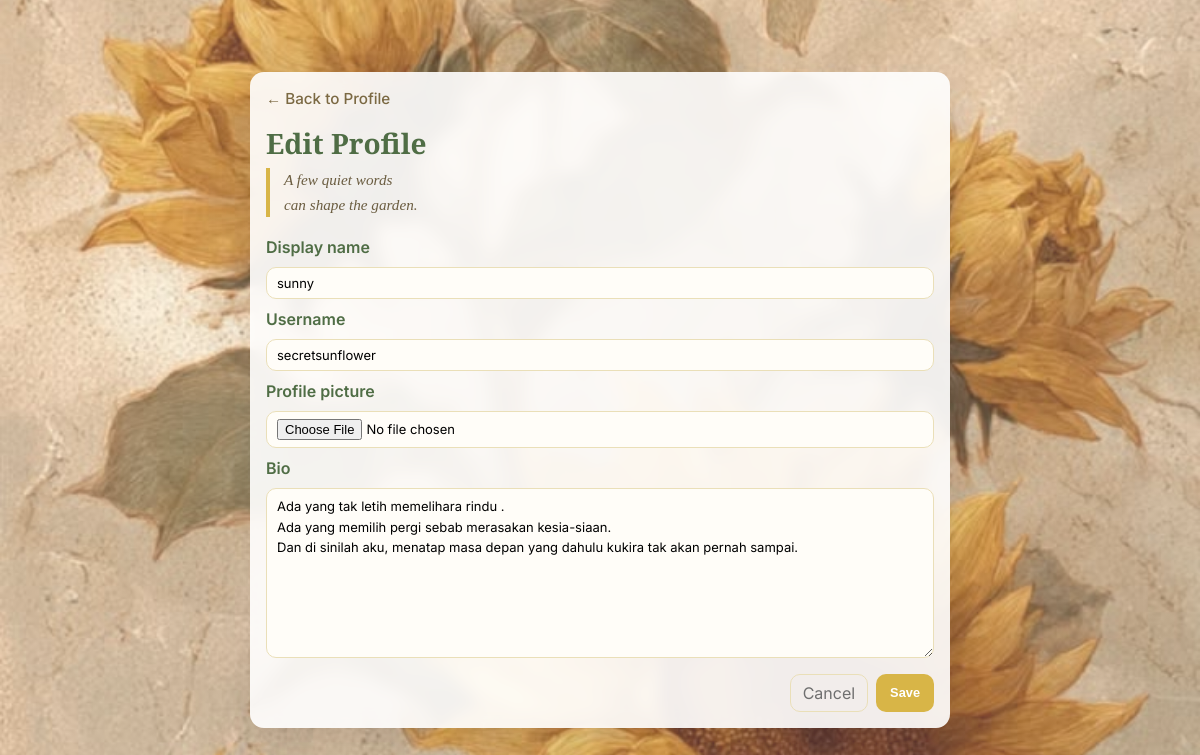
/profile/edit (signed in), run on the app's committed database.
### app/models.py (models this page shows, shortened)
class User(UserMixin, db.Model):
    __tablename__ = "users"
    id = db.Column(
        db.Integer,
        primary_key=True,
    )
    username = db.Column(
        db.String(50),
        unique=True,
        nullable=False,
    )
    display_name = db.Column(
        db.String(100),
        nullable=False,
    )
    email = db.Column(
        db.String(120),
        unique=True,
        nullable=False,
    )
    password_hash = db.Column(
        db.String(255),
        nullable=False,
    )
    created_at = db.Column(
        db.DateTime,
        default=datetime.utcnow,
        nullable=False,
    )
    bio = db.Column(
        db.String(250),
        nullable=True,
    )
    avatar = db.Column(
    db.String(255),
    nullable=True,
    )
    poems = db.relationship(
        "Poem",
        back_populates="author",
        cascade="all, delete-orphan",
        lazy=True,
    )
    notes = db.relationship(
        "Note",
        back_populates="author",
        cascade="all, delete-orphan",
        lazy=True,
    )
    cherishes = db.relationship(
    "Cherish",
    back_populates="user",
    cascade="all, delete-orphan",
)
    following = db.relationship(
        "Follow",
        foreign_keys="Follow.follower_id",
        back_populates="follower",
        cascade="all, delete-orphan",
        lazy=True,
    )
    followers = db.relationship(
        "Follow",
        foreign_keys="Follow.following_id",
        back_populates="following",
        cascade="all, delete-orphan",
        lazy=True,
    )

### app/profile/routes.py (the view, shortened to what this page needs)
@profile.route("/profile/edit", methods=["GET", "POST"])
@login_required
def edit_profile():
    user = _get_profile_user(current_user.id)
    if user is None:
        return redirect(url_for("garden.home"))
    return render_template(
        "profile/edit.html",
        user=user,
        display_name=user.display_name,
        username=user.username,
        bio=user.bio or "",
    )

### app/profile/routes.py (called while the page is built)
def _get_profile_user(user_id):
    user = User.query.get_or_404(user_id)
    if user.id != current_user.id:
        return None
    return user

### app/templates/profile/edit.html (shortened to what this page needs)
<!DOCTYPE html>
<html lang="en">
<head>
    <link rel="stylesheet" href="{{ url_for('static', filename='css/poem.css') }}">
</head>
<body>
    <main class="container">
        <div class="card">
            <a href="{{ url_for('profile.index') }}" class="back-link">← Back to Profile</a>
            <h1>Edit Profile</h1>
            <blockquote>
                A few quiet words<br>
                can shape the garden.
            </blockquote>
            <form method="POST" action="{{ url_for('profile.edit_profile') }}" enctype="multipart/form-data" class="profile-edit-form">
                <label for="display_name">Display name</label>
                <input id="display_name" name="display_name" type="text" value="{{ display_name }}" maxlength="100" required>
                <label for="username">Username</label>
                <input id="username" name="username" type="text" value="{{ username }}" maxlength="50" required>
                <label for="avatar">Profile picture</label>
                <input id="avatar" name="avatar" type="file" accept="image/png,image/jpeg,image/jpg,image/gif,image/webp">
                <label for="bio">Bio</label>
                <textarea id="bio" name="bio" placeholder="Share a little about yourself..." maxlength="250">{{ bio }}</textarea>
                <div class="buttons">
                    <a href="{{ url_for('profile.index') }}" class="cancel">Cancel</a>
                    <button type="submit">Save</button>
                </div>
            </form>
        </div>
    </main>
</body>
</html>

### app/static/css/poem.css (style rules this page uses)
* { margin:0; padding:0; box-sizing:border-box; }
body { font-family:"Inter",sans-serif; background: linear-gradient( rgba(255,248,235,.20), rgba(255,248,235,.20) ), url("../images/sunflowers.jfif"); background-size:cover; background-position:center; background-attachment:fixed; min-height:100vh; display:flex; justify-content:center; align-items:center; padding:24px 12px; }
.container { width:100%; max-width:700px; }
.card { background:rgba(255,255,255,.90); backdrop-filter:blur(8px); border-radius:14px; padding:16px; box-shadow: 0 18px 40px rgba(0,0,0,.10); }
.back-link { text-decoration:none; color:#7b6943; font-size:.95rem; font-weight:500; transition:.25s; }
h1 { margin-top:16px; font-family:"Cormorant Garamond",serif; font-size:1.75rem; color:#4f6d45; }
blockquote { margin-top:6px; margin-bottom:20px; padding-left:14px; border-left:4px solid #d8b547; font-family:"Cormorant Garamond",serif; font-size:0.95rem; font-style:italic; color:#6b5d41; line-height:1.6; }
form { display:flex; flex-direction:column; gap:10px; }
label { color:#4f6d45; font-weight:600; }
input, textarea { width:100%; border:none; outline:none; background:#fffdf8; border:1px solid #eadfb8; border-radius:10px; padding:7px 10px; font-size:0.8125rem; transition:.25s; font-family:"Inter",sans-serif; }
textarea { min-height:170px; resize:vertical; line-height:1.6; }
.buttons { margin-top:6px; display:flex; justify-content:flex-end; gap:8px; }
.cancel { text-decoration:none; color:#6f6f6f; padding:8px 12px; border-radius:10px; transition:.25s; }
button { border:none; cursor:pointer; border-radius:10px; padding:8px 14px; font-size:0.8rem; font-weight:600; color:white; background:#d8b547; min-height:34px; transition:.3s; }
.button.secondary, .cancel { background:transparent; color:#6f6f6f; border:1px solid #eadfb8; }

### data on the page
User: display_name "sunny", username "secretsunflower", bio "Ada yang tak letih memelihara rindu . Ada yang memilih pergi sebab merasakan kesia-siaan. Dan di sinilah aku, menatap masa depan yang dahulu kukira tak akan pernah sampai."
